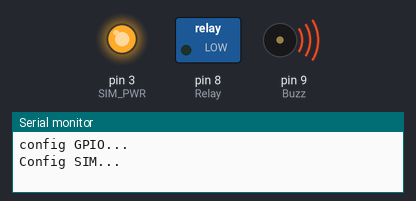
Recording of a sketch running on a simulated Arduino Mega 2560, built with avr-gcc and run on an emulated ATmega2560. Parts: switched loads named in the sketch (green lamp = pin HIGH), output pins drawn as LEDs (lit = HIGH), buzzer (waves = sounding, pin HIGH), the last lines printed to the serial monitor. The modem accepts every AT command (registered, SIM ready, sends succeed) and sends nothing else.

Above: at 0.1 s.
At 3.1 s:
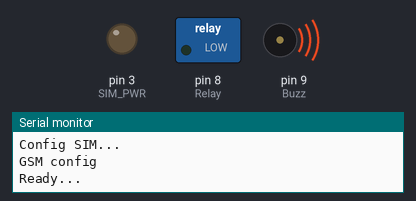
Timing chart, 0 to 4.6 s (numbered marks = the images above):
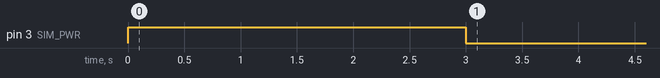

The sketch:

SIM.ino
```cpp
#include <Arduino.h>
//#include <SoftwareSerial.h>
#include <DHT.h>

//SoftwareSerial Serial1(7,6);

#define DHTTYPE DHT11
#define DHTPIN 2

#define SIM_PWR 3
#define Relay   8
#define Buzz    9

String inputString;
uint32_t count=0,count2=0;
float Tem=0;
float Hum=0;
DHT dht(DHTPIN, DHTTYPE);

bool SerialEvent()
{
  count2=millis();
  bool stringComplete = false;
  inputString="";
  while (Serial1.available())
  {
    char inChar = Serial1.read();
    if(inChar!=0xa)
    {
      inputString += inChar;
    }
    else
    {
      stringComplete = true;
      Serial.println(inputString);
      break;
    }
    if(millis()-count2>1500)
    {
      break;
    }
  }

  return stringComplete;
}

void gsm_init()
{
    Serial.println("GSM config");
    Serial.println("Ready...");
    delay(100);
    Serial1.println("ATE0\r\n");
    while(!SerialEvent());
    Serial1.println("AT+CLIP=1\r\n");
    while(!SerialEvent());
    Serial1.println("AT+CMGF=1\r\n");
    while(!SerialEvent());
    Serial1.println("AT+CNMI=2,2,0,0,0\r");
    while(!SerialEvent());
//    callSomeone("+84352937023");
//    delay(1000);
    Serial.println("da gui");
    delay(1000);
}

void gps_init()
{
    Serial.println("GPS config");
    Serial1.print("AT+CGPSPWR=1\r\n");
    while(!SerialEvent());
}

void gprs_init()
{
  Serial.println("GPRS config");
  // Serial1.println("AT+CGATT = 1\r");
  // while(!SerialEvent());
  // Serial1.println("AT+SAPBR=3,1,\"m3-world\",\"mms\",\"mms\"");
  // while(!SerialEvent());
  Serial1.println("AT+SAPBR =1,1\r");
  while(!SerialEvent());
  delay(3000);
  Serial1.print("AT+HTTPINIT\r");
  while(!SerialEvent());
}

void readGPS()
{
  Serial1.println("AT+CGPSINF=0\r\n");
  while(!SerialEvent());
  // Serial1.println("AT+CIPGSMLOC=1,1");
  // while(!SerialEvent());
}

bool readHum()
{
  Hum=dht.readHumidity();
  if(isnan(Hum))
  {
    Serial.println("Read DHT Failed.");
    return false;
  }
  else  return true;
}

bool readTem()
{
  Tem=dht.readTemperature();
  if(isnan(Tem))
  {
    Serial.println("Read DHT Failed.");
    return false;
  }
  else  return true;
}

void Request_HUM_HTTP(float data)
{
  Serial1.println("AT+HTTPPARA=\"URL\",\"http://api.thingspeak.com/update?api_key=N5X9W6QXF864G3QB&field1="+(String)data+"\"\r");
  delay(500);
  while(!SerialEvent());
  Serial1.println("AT+HTTPACTION=0\r");
  delay(500);
  while(!SerialEvent());
  Serial.println("AT+HTTPACTION=0\r");
  delay(700);
  while(!SerialEvent());
}

void Request_TEM_HTTP(float data)
{
  Serial1.println("AT+HTTPPARA=\"URL\",\"http://api.thingspeak.com/update?api_key=N5X9W6QXF864G3QB&field2="+(String)data+"\"\r");
  delay(500);
  while(!SerialEvent());
  Serial1.println("AT+HTTPACTION=0\r");
  delay(500);
  while(!SerialEvent());
  Serial.println("AT+HTTPACTION=0\r");
  delay(700);
  while(!SerialEvent());
}

void setup() {
  // put your setup code here, to run once:

  Serial.begin(9600);

  Serial1.begin(57600);
    Serial1.println("Turn on GPS...");
  Serial.println("config GPIO...");
  pinMode(SIM_PWR,OUTPUT);
  pinMode(Relay,OUTPUT);
  pinMode(Buzz,OUTPUT);
  digitalWrite(SIM_PWR,LOW);
  digitalWrite(Relay,LOW);
  digitalWrite(Buzz,HIGH);
  Serial.println("Config SIM...");
  digitalWrite(SIM_PWR,HIGH);
  delay(3000);
  digitalWrite(SIM_PWR,LOW);
  gsm_init();
  dht.begin();

  //gps_init();
  gprs_init();
  count==millis();
}
int Value;
void loop()
{
  SerialEvent();
  if(millis()-count >21000)
  {
    Value++;
    Request_HUM_HTTP(Value);
//    if(readHum())
//    {
//      Serial.println("Send HUM.");
//      Serial.println(Hum);
//      Request_HUM_HTTP(Hum);
//    }
//    delay(21000);
//    if(readTem())
//    {
//      Serial.println("Send TEM.");
//      Serial.println(Tem);
//      Request_TEM_HTTP(Tem);
//    }
    count=millis();
  }
}
```
